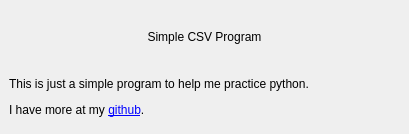
<?xml version="1.0" encoding="UTF-8"?>
<ui version="4.0">
 <class>About</class>
 <widget class="QMainWindow" name="About">
  <property name="geometry">
   <rect>
    <x>0</x>
    <y>0</y>
    <width>409</width>
    <height>134</height>
   </rect>
  </property>
  <property name="sizePolicy">
   <sizepolicy hsizetype="Minimum" vsizetype="Minimum">
    <horstretch>0</horstretch>
    <verstretch>0</verstretch>
   </sizepolicy>
  </property>
  <property name="maximumSize">
   <size>
    <width>409</width>
    <height>134</height>
   </size>
  </property>
  <property name="windowTitle">
   <string>About</string>
  </property>
  <property name="windowIcon">
   <iconset>
    <normaloff>icon/ms_icon.jpg</normaloff>icon/ms_icon.jpg</iconset>
  </property>
  <widget class="QWidget" name="centralwidget">
   <layout class="QVBoxLayout" name="verticalLayout">
    <item>
     <widget class="QLabel" name="label">
      <property name="sizePolicy">
       <sizepolicy hsizetype="Minimum" vsizetype="Minimum">
        <horstretch>0</horstretch>
        <verstretch>0</verstretch>
       </sizepolicy>
      </property>
      <property name="styleSheet">
       <string notr="true">font: 75 20pt &quot;MS Shell Dlg 2&quot;;</string>
      </property>
      <property name="text">
       <string>Simple CSV Program</string>
      </property>
      <property name="alignment">
       <set>Qt::AlignCenter</set>
      </property>
     </widget>
    </item>
    <item>
     <widget class="QLabel" name="label_2">
      <property name="text">
       <string>&lt;html&gt;&lt;head/&gt;&lt;body&gt;&lt;p&gt;This is just a simple program to help me practice python. &lt;/p&gt;&lt;p&gt;I have more at my &lt;a href=&quot;https://github.com/brianhammond&quot;&gt;&lt;span style=&quot; text-decoration: underline; color:#0000ff;&quot;&gt;github&lt;/span&gt;&lt;/a&gt;.&lt;/p&gt;&lt;/body&gt;&lt;/html&gt;</string>
      </property>
      <property name="openExternalLinks">
       <bool>true</bool>
      </property>
     </widget>
    </item>
   </layout>
  </widget>
 </widget>
 <resources/>
 <connections/>
</ui>
